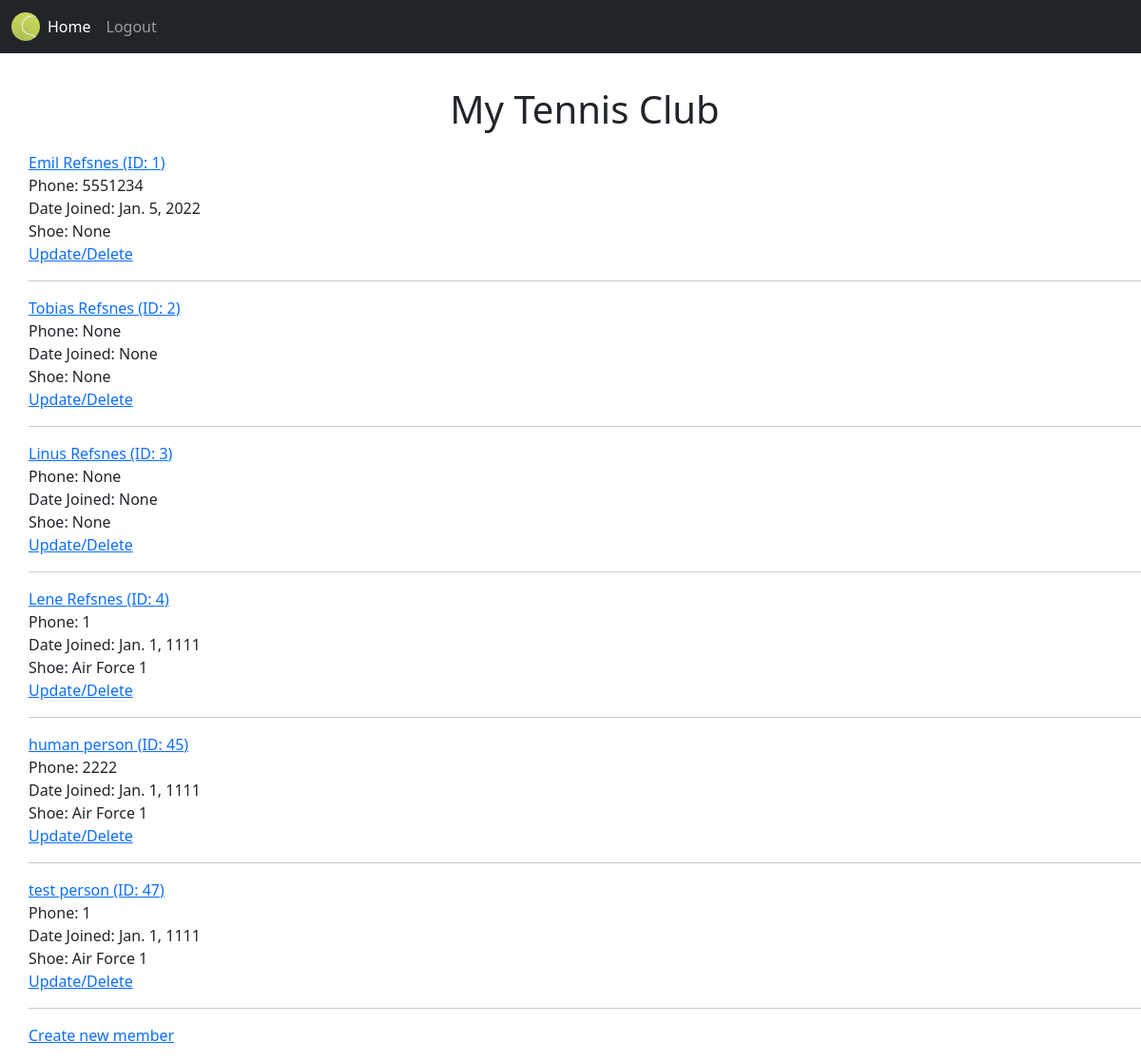
Before: /list (signed in) with the older database file.
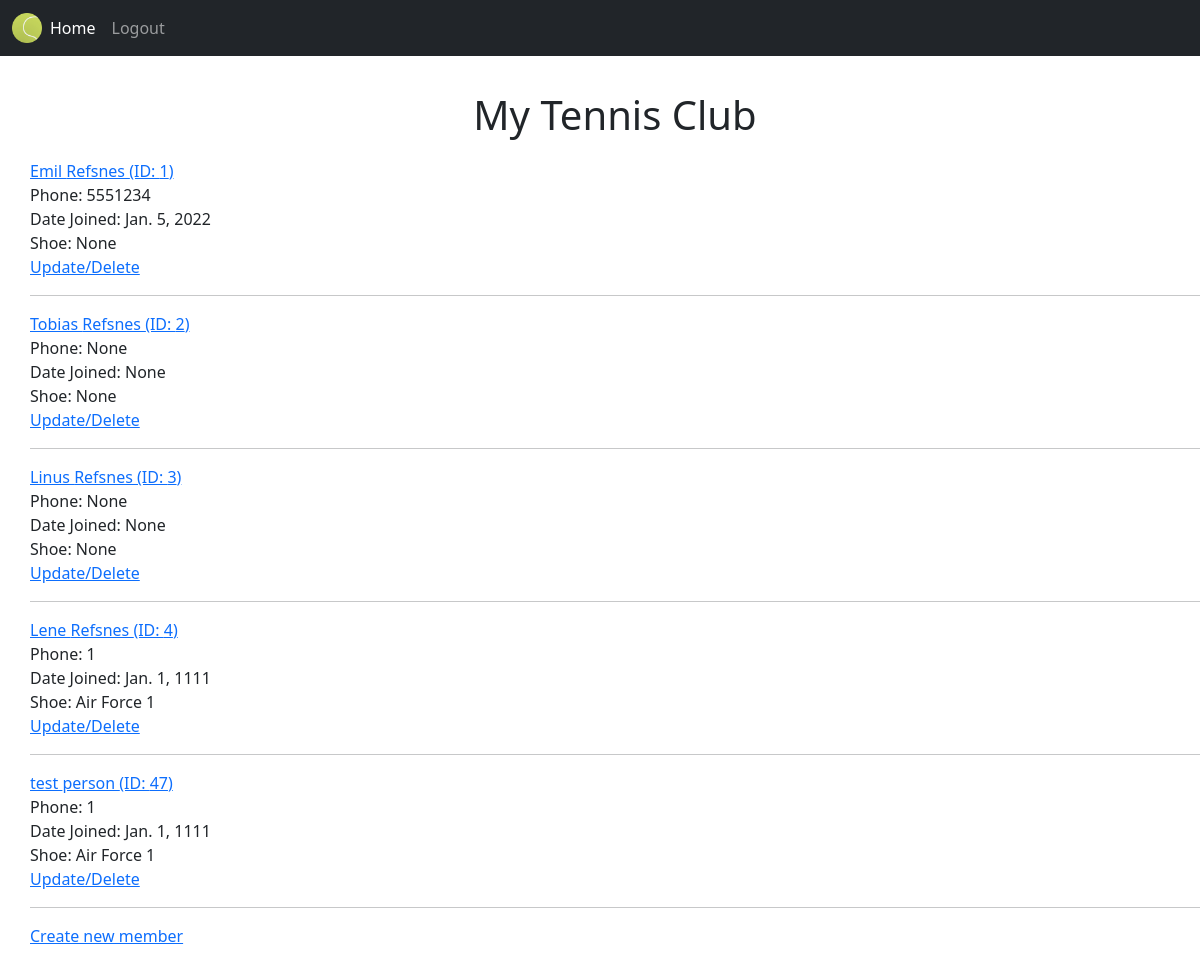
After: the same page with the newer database file.
### members/models.py (models this page shows, shortened)
class Member(models.Model):
    shoe = models.ForeignKey(ShoeBrand, on_delete=models.CASCADE, null=True)
    firstname = models.CharField(max_length=255)
    lastname = models.CharField(max_length=255)
    phone = models.IntegerField(null=True)
    joined_date = models.DateField(null=True)

class ShoeBrand(models.Model):
    modelname = models.CharField(max_length=255)
    brand = models.CharField(max_length=255)
    def __str__(self):
        return f"{self.modelname}"

### members/views.py (the view)
# urls.py: path('list', views.memberlist_view, name='memberlist_view'),
@login_required
@permission_required("members.view_member", login_url='http://127.0.0.1:8000/users/denied')
def memberlist_view(request):
    context = {}
    context["dataset"] = Member.objects.all()
    return render(request, "crud/listview.html", context)

### members/templates/crud/listview.html (shortened to what this page needs)
{% extends "master.html" %}
{% block content %}
    <h1>My Tennis Club</h1>
    {% for data in dataset %}
    <p>
      <a href="http://127.0.0.1:8000/{{data.id}}/detail">{{ data.firstname }} {{ data.lastname }} (ID: {{ data.id }}) </a><br/>
      Phone: {{ data.phone }}<br/>
      Date Joined: {{ data.joined_date }}<br/>
      Shoe: {{ data.shoe }}<br/>
      <a href="http://127.0.0.1:8000/{{data.id}}/ud">Update/Delete</a>
      <hr/>
      {% endfor %}
      <p>
        <a href="http://127.0.0.1:8000/create">Create new member</a>
      </p>
    </p>
{% endblock %}

### members/templates/master.html (shortened to what this page needs)
<!doctype html>
<html lang="en">
  <head>
    <link href="https://cdn.jsdelivr.net/npm/bootstrap@5.3.2/dist/css/bootstrap.min.css" rel="stylesheet">
    {% load static %}
    <link rel="stylesheet" href="{% static 'style.css' %}">
</head>
  <body>
    {% include 'navbar.html' %}
    <div class="mainContent">
      {% block content %}
      {% endblock %}
    </div>
  </body>
</html>

### members/templates/navbar.html (shortened to what this page needs)
<nav class="navbar navbar-expand-lg navbar-dark bg-dark">
    <div class="container-fluid">
      {% load static %}
      <img src="{% static 'tennis.webp' %}" width="30" height="30"/>
      <div class="collapse navbar-collapse" id="navbarSupportedContent">
        <ul class="navbar-nav me-auto mb-2 mb-lg-0">
          <li class="nav-item">
            <a class="nav-link active" aria-current="page" href="{% url 'main' %}">Home</a>
          </li>
          {% if user.is_authenticated %}
            <li class="nav-item">
              <a class="nav-link" href="{% url 'logout' %}">Logout</a>
            </li>
          {% endif %}
        </ul>
      </div>
    </div>
  </nav>

### members/static/style.css (style rules this page uses)
h1 { margin: auto; text-align: center; padding: 5px 5px 20px 5px; }
.mainContent { padding-left: 30px; padding-top: 30px; }

Changed rows visible on the page:
removed Member: firstname "human", lastname "person", id "45", phone "2222", joined_date "Jan. 1, 1111", shoe "Air Force 1"
